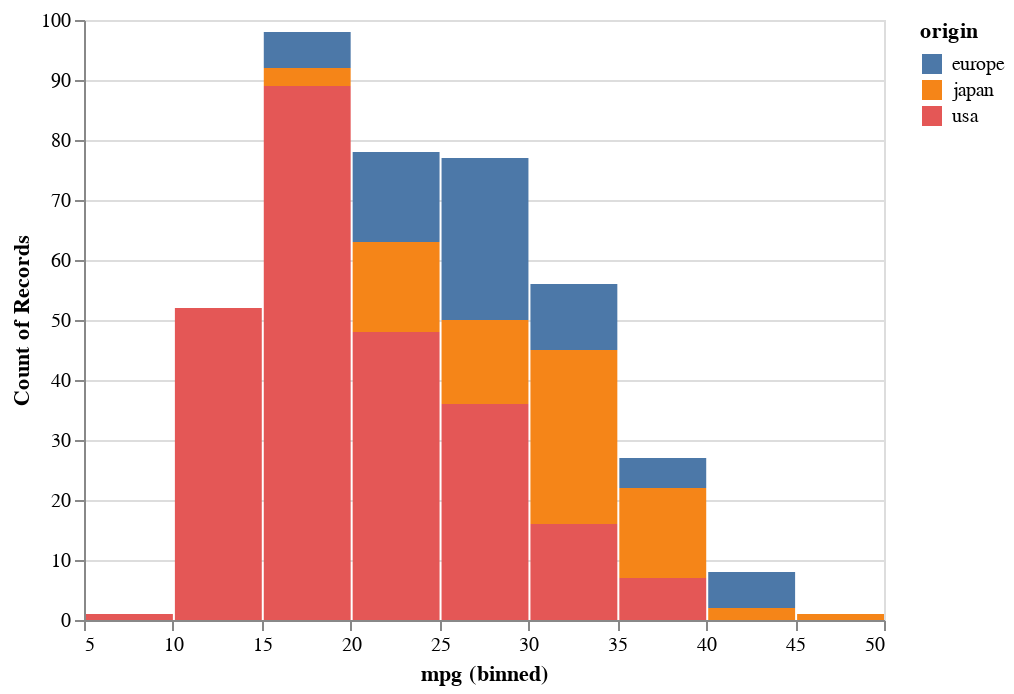

Source (notebook cell):
### Code cell
alt.Chart(cars).mark_bar().encode(
    x = alt.X('mpg',  bin = True),
    y = 'count()',
    color = 'origin'
)

### Figure 1 — Vega-Lite specification as saved in the notebook (floating-point values rounded to 4 significant figures; data arrays with more than 128 entries replaced by an {"elided": "..."} marker saying what was removed)
{"config": {"view": {"continuousWidth": 400, "continuousHeight": 300}}, "data": {"name": "data-f1198cc0481ad698d7dc4699e0a3efa7"}, "mark": "bar", "encoding": {"color": {"field": "origin", "type": "nominal"}, "x": {"bin": true, "field": "mpg", "type": "quantitative"}, "y": {"aggregate": "count", "type": "quantitative"}}, "$schema": "https://vega.github.io/schema/vega-lite/v4.17.0.json", "datasets": {"data-f1198cc0481ad698d7dc4699e0a3efa7": {"elided": "398 records"}}}
